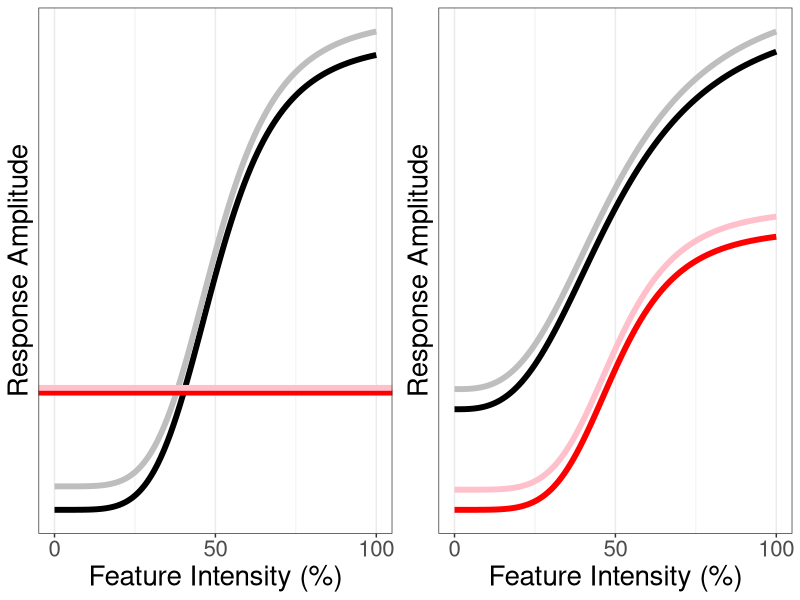

The R script that drew this image:
## ---- chunk 1
# Multiple plot function
#
# ggplot objects can be passed in ..., or to plotlist (as a list of ggplot objects)
# - cols:   Number of columns in layout
# - layout: A matrix specifying the layout. If present, 'cols' is ignored.
#
# If the layout is something like matrix(c(1,2,3,3), nrow=2, byrow=TRUE),
# then plot 1 will go in the upper left, 2 will go in the upper right, and
# 3 will go all the way across the bottom.
#
multiplot <- function(..., plotlist=NULL, file, cols=1, layout=NULL) {
  library(grid)

  # Make a list from the ... arguments and plotlist
  plots <- c(list(...), plotlist)

  numPlots = length(plots)

  # If layout is NULL, then use 'cols' to determine layout
  if (is.null(layout)) {
    # Make the panel
    # ncol: Number of columns of plots
    # nrow: Number of rows needed, calculated from # of cols
    layout <- matrix(seq(1, cols * ceiling(numPlots/cols)),
                    ncol = cols, nrow = ceiling(numPlots/cols))
  }

 if (numPlots==1) {
    print(plots[[1]])

  } else {
    # Set up the page
    grid.newpage()
    pushViewport(viewport(layout = grid.layout(nrow(layout), ncol(layout))))

    # Make each plot, in the correct location
    for (i in 1:numPlots) {
      # Get the i,j matrix positions of the regions that contain this subplot
      matchidx <- as.data.frame(which(layout == i, arr.ind = TRUE))

      print(plots[[i]], vp = viewport(layout.pos.row = matchidx$row,
                                      layout.pos.col = matchidx$col))
    }
  }
}
## ---- chunk 2
library(ggplot2)
## ---- chunk 3

c = seq(0,100)

rmax = 1
n = 5
c50 = 50
b = .25

y1 = rmax*c^n/(c^n+c50^n) + b # con cued v1
y2 = rmax*c^n/(c^n+c50^n) + b + .05
n = 1
rmax = .5
b = .5
y3 = rmax*c^n/(c^n+c50^n) + b # coh cued v1
y4 = rmax*c^n/(c^n+c50^n) + b + .05

rmax = 1
n = 3
b = .45
y5 = rmax*c^n/(c^n+c50^n) + b # con cued v1
y6 = rmax*c^n/(c^n+c50^n) + b + .05

b = .2
n = 5
y7 = (rmax-.3)*c^n/(c^n+(c50)^n) + b
y8 = (rmax-.3)*c^n/(c^n+(c50)^n) + b + .05


d = data.frame(c=c,y1=y1,y2=y2,y3=y3,y4=y4,y5=y5,y6=y6,y7=y7,y8=y8)


## ---- chunk 4
b = .5

p1 = ggplot(d) +
  geom_line(aes(c,y1),color='black',size=2) +
  geom_line(aes(c,y2),color='grey',size=2) +
  geom_hline(aes(yintercept=b),color='red',size=2) +
  geom_hline(aes(yintercept=b+.01),color='pink',size=2) +
  theme_bw() +
  scale_x_continuous(breaks=c(0,50,100)) +
  scale_y_continuous(breaks=c()) +
  xlab('Feature Intensity (%)') +
  ylab('Response Amplitude') +
  theme(text = element_text(size=20))

p2 = ggplot(d) +
  geom_line(aes(c,y5),color='black',size=2) + 
  geom_line(aes(c,y6),color='grey',size=2) + 
  geom_line(aes(c,y7),color='red',size=2) + 
  geom_line(aes(c,y8),color='pink',size=2) + 
  theme_bw() +
  scale_x_continuous(breaks=c(0,50,100)) +
  scale_y_continuous(breaks=c()) +
  xlab('Feature Intensity (%)') +
  ylab('Response Amplitude') +
    theme(text = element_text(size=20))
## ---- chunk 5
multiplot(p1,p2,layout=matrix(c(1,2), nrow=1, byrow=TRUE))
